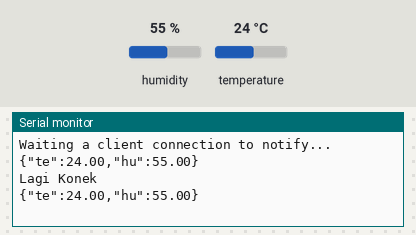
A sketch run on a simulated ESP32. Parts: the last lines printed to the serial monitor. The test bench sets the inputs (shaded band); at power-on: humidity 55 %, temperature 24 °C. Nothing arrives over Bluetooth unless stated; a phone connects over Bluetooth LE 3 s after start.

Above: at 13.8 s.
13.9 s: humidity set to 22 %
At 23.4 s:
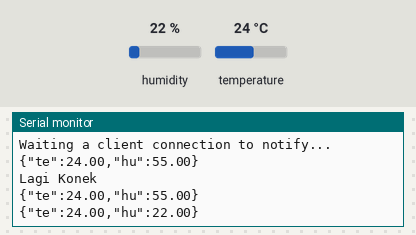
23.6 s: temperature set to 12 °C
At 33.2 s:
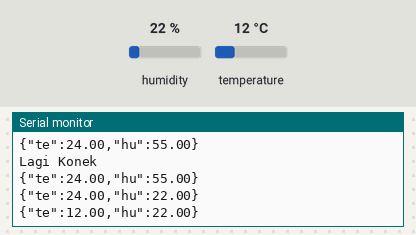
33.3 s: humidity set to 40 %
At 43.4 s:
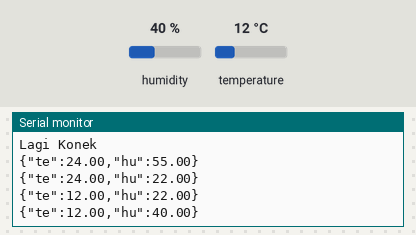
Timing chart, 0 to 44.9 s (numbered marks = the images above; inputs shaded):
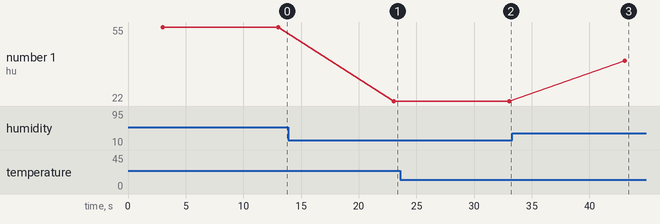

Measured:
- after the input at 13.9 s, the serial monitor: prints a new line after 9.1 s (image 1)
- after the input at 23.6 s, the serial monitor: prints a new line after 9.4 s (image 2)
- after the input at 33.3 s, the serial monitor: prints a new line after 9.8 s (image 3)
- plotted number 1: 55 → 22 after the input at 13.9 s, 22 → 40 after the input at 33.3 s

The sketch:

ESP32_BLE_DHT11.ino
```cpp
#include <DHTesp.h>
#include <BLEDevice.h>
#include <BLEServer.h>
#include <BLEUtils.h>
#include <BLE2902.h>
DHTesp dht;
BLEServer* pServer = NULL;
BLECharacteristic* pCharacteristic = NULL;
bool deviceConnected = false;
bool oldDeviceConnected = false;
uint32_t value = 0;
#define SERVICE_UUID        "4fafc201-1fb5-459e-8fcc-c5c9c331914a"
#define CHARACTERISTIC_UUID "beb5483e-36e1-4688-b7f5-ea07361b26a7"
class MyServerCallbacks: public BLEServerCallbacks {
    void onConnect(BLEServer* pServer) {
      deviceConnected = true;
    };


    void onDisconnect(BLEServer* pServer) {
      deviceConnected = false;
    }
};
void setup() {
  dht.setup(27, DHTesp::DHT11);
  Serial.begin(115200);
  BLEDevice::init("ESP32");
  pServer = BLEDevice::createServer();
  pServer->setCallbacks(new MyServerCallbacks());
  BLEService *pService = pServer->createService(SERVICE_UUID);
  pCharacteristic = pService->createCharacteristic(
                      CHARACTERISTIC_UUID,
                      BLECharacteristic::PROPERTY_READ   |
                      BLECharacteristic::PROPERTY_WRITE  |
                      BLECharacteristic::PROPERTY_NOTIFY |
                      BLECharacteristic::PROPERTY_INDICATE
                    );
  pCharacteristic->addDescriptor(new BLE2902());
  pService->start();
  BLEAdvertising *pAdvertising = BLEDevice::getAdvertising();
  pAdvertising->addServiceUUID(SERVICE_UUID);
  pAdvertising->setScanResponse(false);
  pAdvertising->setMinPreferred(0x0);
  BLEDevice::startAdvertising();
  Serial.println("Waiting a client connection to notify...");
}


void loop() {
  if (deviceConnected) {
    float temperature = dht.getTemperature();
    float humidity = dht.getHumidity();
    String payload = "{";
    payload += "\"te\":"; payload += temperature; payload += ",";
    payload += "\"hu\":"; payload += humidity;
    payload += "}";
    char attributes[100];
    payload.toCharArray( attributes, 100);
    pCharacteristic->setValue(attributes);
    pCharacteristic->notify();
    Serial.println(attributes);
    delay(10000);
  }
  if (!deviceConnected && oldDeviceConnected) {
    delay(500);
    pServer->startAdvertising();
    Serial.println("start advertising");
    oldDeviceConnected = deviceConnected;
  }
  if (deviceConnected && !oldDeviceConnected) {
    Serial.println ("Lagi Konek");
    oldDeviceConnected = deviceConnected;
  }
}
```
